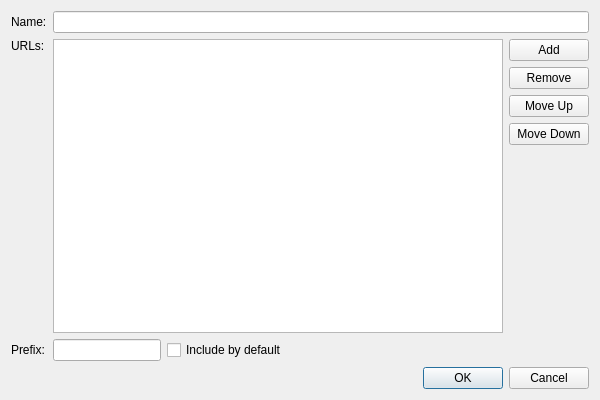
<?xml version="1.0" encoding="UTF-8"?>
<ui version="4.0">
 <class>Orca::Plugin::Core::UrlFilterOptions</class>
 <widget class="QDialog" name="Orca::Plugin::Core::UrlFilterOptions">
  <property name="geometry">
   <rect>
    <x>0</x>
    <y>0</y>
    <width>600</width>
    <height>400</height>
   </rect>
  </property>
  <property name="windowTitle">
   <string notr="true">Filter Configuration</string>
  </property>
  <layout class="QGridLayout" name="gridLayout">
   <item row="0" column="0">
    <widget class="QLabel" name="nameLabel">
     <property name="text">
      <string>Name:</string>
     </property>
    </widget>
   </item>
   <item row="0" column="1">
    <widget class="QLineEdit" name="nameEdit"/>
   </item>
   <item row="1" column="0">
    <layout class="QVBoxLayout" name="verticalLayout_2">
     <item>
      <widget class="QLabel" name="label">
       <property name="text">
        <string>URLs:</string>
       </property>
      </widget>
     </item>
     <item>
      <spacer name="verticalSpacer_2">
       <property name="orientation">
        <enum>Qt::Vertical</enum>
       </property>
       <property name="sizeHint" stdset="0">
        <size>
         <width>20</width>
         <height>40</height>
        </size>
       </property>
      </spacer>
     </item>
    </layout>
   </item>
   <item row="1" column="1">
    <layout class="QHBoxLayout" name="horizontalLayout_2">
     <item>
      <widget class="QListWidget" name="listWidget">
       <property name="dragDropMode">
        <enum>QAbstractItemView::InternalMove</enum>
       </property>
      </widget>
     </item>
     <item>
      <layout class="QVBoxLayout" name="verticalLayout">
       <item>
        <widget class="QPushButton" name="add">
         <property name="minimumSize">
          <size>
           <width>21</width>
           <height>21</height>
          </size>
         </property>
         <property name="text">
          <string>Add</string>
         </property>
        </widget>
       </item>
       <item>
        <widget class="QPushButton" name="remove">
         <property name="minimumSize">
          <size>
           <width>21</width>
           <height>21</height>
          </size>
         </property>
         <property name="text">
          <string>Remove</string>
         </property>
        </widget>
       </item>
       <item>
        <widget class="QPushButton" name="moveUp">
         <property name="minimumSize">
          <size>
           <width>21</width>
           <height>21</height>
          </size>
         </property>
         <property name="text">
          <string>Move Up</string>
         </property>
        </widget>
       </item>
       <item>
        <widget class="QPushButton" name="moveDown">
         <property name="minimumSize">
          <size>
           <width>21</width>
           <height>21</height>
          </size>
         </property>
         <property name="text">
          <string>Move Down</string>
         </property>
        </widget>
       </item>
       <item>
        <spacer name="verticalSpacer">
         <property name="orientation">
          <enum>Qt::Vertical</enum>
         </property>
         <property name="sizeHint" stdset="0">
          <size>
           <width>20</width>
           <height>20</height>
          </size>
         </property>
        </spacer>
       </item>
      </layout>
     </item>
    </layout>
   </item>
   <item row="2" column="0">
    <widget class="QLabel" name="prefixLabel">
     <property name="sizePolicy">
      <sizepolicy hsizetype="Maximum" vsizetype="Preferred">
       <horstretch>0</horstretch>
       <verstretch>0</verstretch>
      </sizepolicy>
     </property>
     <property name="text">
      <string notr="true">Prefix:</string>
     </property>
     <property name="buddy">
      <cstring>shortcutEdit</cstring>
     </property>
    </widget>
   </item>
   <item row="2" column="1">
    <layout class="QHBoxLayout" name="horizontalLayout">
     <item>
      <widget class="QLineEdit" name="shortcutEdit">
       <property name="sizePolicy">
        <sizepolicy hsizetype="Minimum" vsizetype="Fixed">
         <horstretch>0</horstretch>
         <verstretch>0</verstretch>
        </sizepolicy>
       </property>
      </widget>
     </item>
     <item>
      <widget class="QCheckBox" name="includeByDefault">
       <property name="sizePolicy">
        <sizepolicy hsizetype="Maximum" vsizetype="Preferred">
         <horstretch>0</horstretch>
         <verstretch>0</verstretch>
        </sizepolicy>
       </property>
       <property name="text">
        <string notr="true">Include by default</string>
       </property>
      </widget>
     </item>
     <item>
      <spacer name="horizontalSpacer">
       <property name="orientation">
        <enum>Qt::Horizontal</enum>
       </property>
       <property name="sizeHint" stdset="0">
        <size>
         <width>40</width>
         <height>20</height>
        </size>
       </property>
      </spacer>
     </item>
    </layout>
   </item>
   <item row="3" column="1">
    <widget class="QDialogButtonBox" name="buttonBox">
     <property name="orientation">
      <enum>Qt::Horizontal</enum>
     </property>
     <property name="standardButtons">
      <set>QDialogButtonBox::Cancel|QDialogButtonBox::Ok</set>
     </property>
    </widget>
   </item>
  </layout>
 </widget>
 <resources/>
 <connections>
  <connection>
   <sender>buttonBox</sender>
   <signal>accepted()</signal>
   <receiver>Core::UrlFilterOptions</receiver>
   <slot>accept()</slot>
   <hints>
    <hint type="sourcelabel">
     <x>248</x>
     <y>254</y>
    </hint>
    <hint type="destinationlabel">
     <x>157</x>
     <y>274</y>
    </hint>
   </hints>
  </connection>
  <connection>
   <sender>buttonBox</sender>
   <signal>rejected()</signal>
   <receiver>Core::UrlFilterOptions</receiver>
   <slot>reject()</slot>
   <hints>
    <hint type="sourcelabel">
     <x>316</x>
     <y>260</y>
    </hint>
    <hint type="destinationlabel">
     <x>286</x>
     <y>274</y>
    </hint>
   </hints>
  </connection>
 </connections>
</ui>
